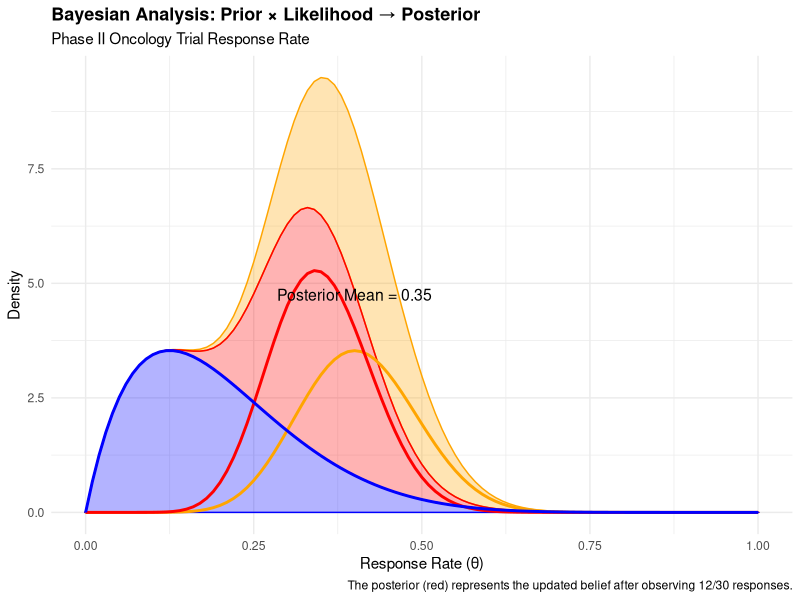
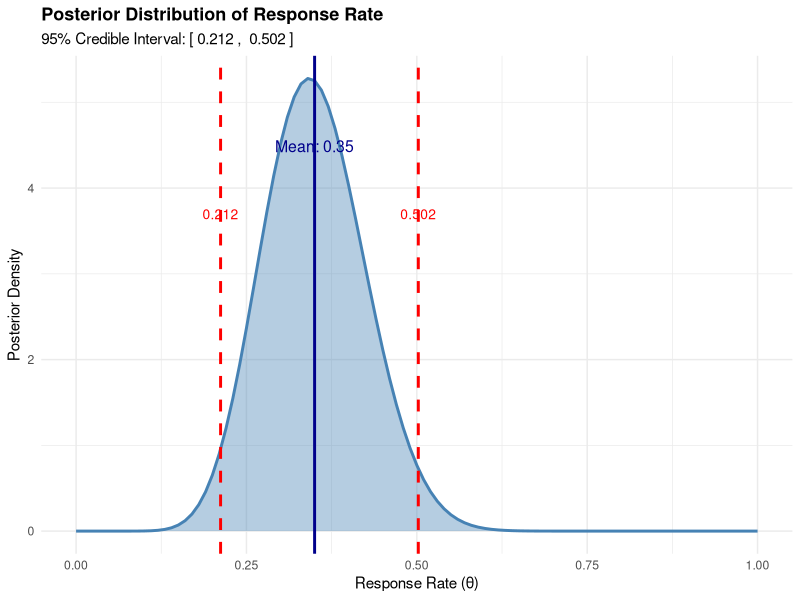

These charts were generated, in order, by the following R code:
## ---- chunk 1
library(tidyverse)

# Data: 12 out of 30 patients responded
n_patients <- 30
n_responses <- 12

# Prior: Beta(2, 8) — represents belief that response rate is around 20-30%
# (mean = 2/(2+8) = 0.20; concentrated on lower rates)
alpha_prior <- 2
beta_prior <- 8

# Posterior: Beta(2 + 12, 8 + 30 - 12) = Beta(14, 26)
alpha_post <- alpha_prior + n_responses
beta_post <- beta_prior + (n_patients - n_responses)

cat("=== Phase II Oncology Trial: Bayesian Response Rate Analysis ===\n\n")
cat("Prior: Beta(", alpha_prior, ",", beta_prior, ")\n")
cat("Prior mean:", round(alpha_prior / (alpha_prior + beta_prior), 3), "\n\n")

cat("Data: ", n_responses, " responses out of ", n_patients, " patients\n\n")

cat("Posterior: Beta(", alpha_post, ",", beta_post, ")\n")

# Posterior mean (best point estimate)
post_mean <- alpha_post / (alpha_post + beta_post)
cat("Posterior mean:", round(post_mean, 3), "\n")

# Posterior standard deviation
post_sd <- sqrt((alpha_post * beta_post) / ((alpha_post + beta_post)^2 * (alpha_post + beta_post + 1)))
cat("Posterior SD:", round(post_sd, 3), "\n\n")

# Posterior credible interval (95%)
ci_lower <- qbeta(0.025, alpha_post, beta_post)
ci_upper <- qbeta(0.975, alpha_post, beta_post)

cat("95% Credible Interval: [", round(ci_lower, 3), ", ", round(ci_upper, 3), "]\n\n")

# Probability of clinically relevant response (e.g., >30%)
prob_clinical_benefit <- 1 - pbeta(0.30, alpha_post, beta_post)
cat("P(response rate > 30% | data):", round(prob_clinical_benefit, 3), "\n")
## ---- chunk 2
# Create a range of theta values
theta <- seq(0, 1, by = 0.01)

# Prior density
prior_density <- dbeta(theta, alpha_prior, beta_prior)

# Likelihood (proportional to Binomial pmf)
# L(theta) ∝ theta^12 * (1-theta)^18
likelihood_density <- theta^n_responses * (1 - theta)^(n_patients - n_responses)
# Normalize for plotting
likelihood_density <- likelihood_density / max(likelihood_density) * max(prior_density)

# Posterior density
posterior_density <- dbeta(theta, alpha_post, beta_post)

# Create data frame for plotting
density_df <- data.frame(
  theta = rep(theta, 3),
  density = c(prior_density, likelihood_density, posterior_density),
  component = rep(c("Prior", "Likelihood (scaled)", "Posterior"), each = length(theta))
)

ggplot(density_df, aes(x = theta, y = density, fill = component, color = component)) +
  geom_area(alpha = 0.3, outline.type = "full") +
  geom_line(size = 1) +
  scale_color_manual(values = c("Prior" = "blue", "Likelihood (scaled)" = "orange", "Posterior" = "red")) +
  scale_fill_manual(values = c("Prior" = "blue", "Likelihood (scaled)" = "orange", "Posterior" = "red")) +
  annotate("vline", xintercept = post_mean, linetype = "dashed", color = "red", size = 1) +
  annotate("text", x = post_mean + 0.05, y = max(posterior_density) * 0.9,
           label = paste("Posterior Mean =", round(post_mean, 3)), size = 4) +
  labs(
    title = "Bayesian Analysis: Prior × Likelihood → Posterior",
    subtitle = "Phase II Oncology Trial Response Rate",
    x = "Response Rate (θ)", y = "Density",
    caption = "The posterior (red) represents the updated belief after observing 12/30 responses."
  ) +
  theme_minimal() +
  theme(
    plot.title = element_text(face = "bold", size = 13),
    legend.position = "topright"
  )

# Plot just the posterior with credible interval
posterior_plot_df <- data.frame(theta = theta, density = posterior_density)

ggplot(posterior_plot_df, aes(x = theta, y = density)) +
  geom_area(fill = "steelblue", alpha = 0.4) +
  geom_line(color = "steelblue", size = 1) +
  geom_vline(xintercept = ci_lower, linetype = "dashed", color = "red", size = 1) +
  geom_vline(xintercept = ci_upper, linetype = "dashed", color = "red", size = 1) +
  geom_vline(xintercept = post_mean, linetype = "solid", color = "darkblue", size = 1) +
  annotate("text", x = post_mean, y = max(posterior_density) * 0.85,
           label = paste("Mean:", round(post_mean, 3)), size = 4, color = "darkblue") +
  annotate("text", x = ci_lower, y = max(posterior_density) * 0.70,
           label = round(ci_lower, 3), size = 3.5, color = "red") +
  annotate("text", x = ci_upper, y = max(posterior_density) * 0.70,
           label = round(ci_upper, 3), size = 3.5, color = "red") +
  labs(
    title = "Posterior Distribution of Response Rate",
    subtitle = paste("95% Credible Interval: [", round(ci_lower, 3), ", ", round(ci_upper, 3), "]"),
    x = "Response Rate (θ)", y = "Posterior Density"
  ) +
  theme_minimal() +
  theme(plot.title = element_text(face = "bold", size = 13))
## ---- chunk 3
# Simple illustration: predict response rate at final analysis
# Current data: 8 responses out of 20 patients
# Assume 40 more patients will be enrolled

n_current <- 20
r_current <- 8
n_future <- 40

# Posterior after current data (conjugate Beta update)
alpha_current <- 1 + r_current
beta_current <- 1 + (n_current - r_current)

# Prior for future patients is the current posterior
# Predictive distribution: what response rates could we observe in future patients?

# Simulate: draw 10,000 posterior samples of theta, then for each, simulate future responses
set.seed(42)

posterior_theta_samples <- rbeta(10000, alpha_current, beta_current)
simulated_future_responses <- rbinom(10000, size = n_future, prob = posterior_theta_samples)

# Final response rate if we continue and see median future responses
median_future <- median(simulated_future_responses)
total_future_responses <- r_current + simulated_future_responses
total_patients <- n_current + n_future
final_response_rates <- total_future_responses / total_patients

# Predictive probability of >40% response at final analysis
pred_prob_efficacy <- mean(final_response_rates > 0.40)

cat("Interim Analysis Predictive Probability:\n")
cat("  Current data: ", r_current, "/", n_current, " responses\n")
cat("  Projected: ", median_future, " additional responses in next ", n_future, " patients\n")
cat("  Projected final response rate: ", round(median(final_response_rates), 3), "\n")
cat("  P(final response rate > 40% | current data, continued enrollment) =", round(pred_prob_efficacy, 3), "\n\n")

if (isTRUE(pred_prob_efficacy > 0.90)) {
  cat("DECISION: Stop for efficacy (predictive probability > 90%)\n")
} else if (isTRUE(pred_prob_efficacy < 0.10)) {
  cat("DECISION: Stop for futility (predictive probability < 10%)\n")
} else {
  cat("DECISION: Continue enrollment\n")
}
